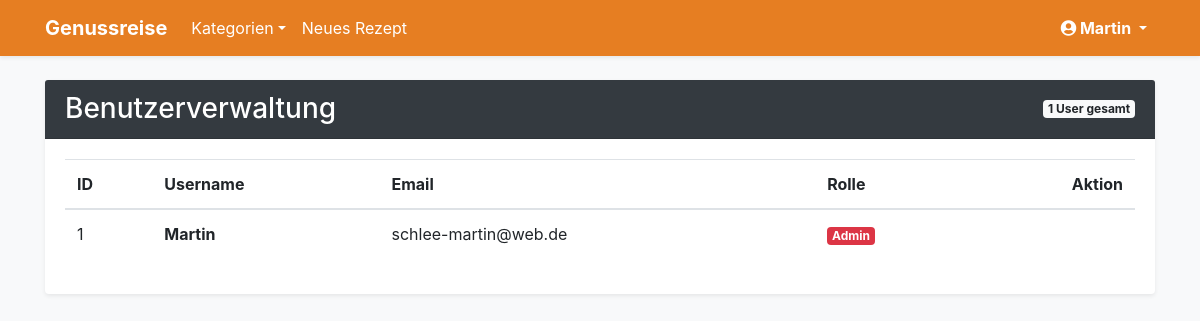
Before: /admin/users (signed in) with the older database file.
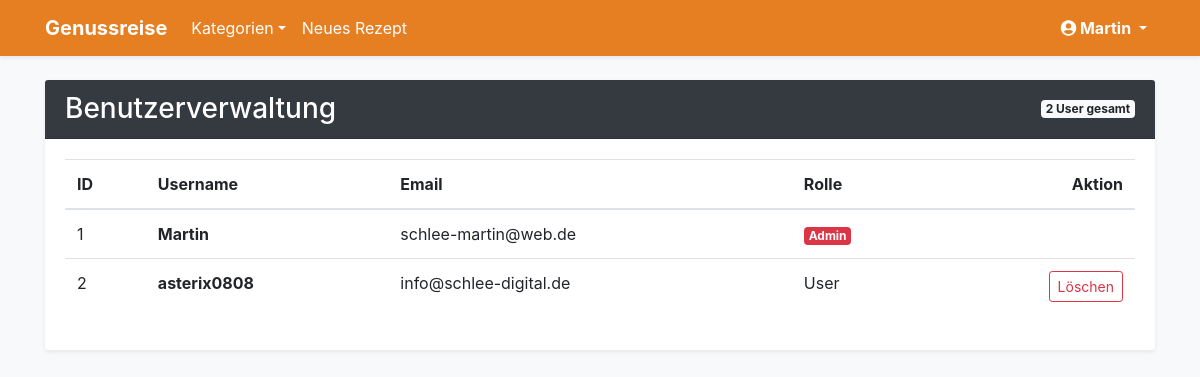
After: the same page with the newer database file.
### app.py (models this page shows)
class User(db.Model, UserMixin):
    id = db.Column(db.Integer, primary_key=True)
    username = db.Column(db.String(20), unique=True, nullable=False)
    email = db.Column(db.String(120), unique=True, nullable=False)
    password = db.Column(db.String(60), nullable=False)
    is_admin = db.Column(db.Boolean, default=False)
    recipes = db.relationship('Recipe', backref='author', lazy=True, cascade="all, delete-orphan")
    comments = db.relationship('Comment', backref='author', lazy=True, cascade="all, delete-orphan")

### app.py (the view)
@app.route("/admin/users")
@login_required
def admin_users():
    if not current_user.is_admin:
        abort(403)
    users = User.query.all()
    return render_template('admin_users.html', users=users)

### app.py (called while the page is built)
@login_manager.user_loader
def load_user(user_id):
    return db.session.get(User, int(user_id))

@app.context_processor
def inject_categories():
    return dict(all_categories=Category.query.order_by(Category.name).all())

### templates/admin_users.html
{% extends "base.html" %}
{% block content %}
<div class="card shadow-sm border-0">
    <div class="card-header bg-dark text-white d-flex justify-content-between align-items-center">
        <h3 class="mb-0">Benutzerverwaltung</h3>
        <span class="badge badge-light">{{ users|length }} User gesamt</span>
    </div>
    <div class="card-body">
        <table class="table table-hover">
            <thead>
                <tr>
                    <th>ID</th><th>Username</th><th>Email</th><th>Rolle</th><th class="text-right">Aktion</th>
                </tr>
            </thead>
            <tbody>
                {% for user in users %}
                <tr>
                    <td>{{ user.id }}</td>
                    <td><strong>{{ user.username }}</strong></td>
                    <td>{{ user.email }}</td>
                    <td>{% if user.is_admin %}<span class="badge badge-danger">Admin</span>{% else %}User{% endif %}</td>
                    <td class="text-right">
                        {% if user.id != current_user.id %}
                        <form action="{{ url_for('admin_delete_user', user_id=user.id) }}" method="POST" onsubmit="return confirm('Soll {{ user.username }} gelöscht werden?');">
                            <button class="btn btn-sm btn-outline-danger">Löschen</button>
                        </form>
                        {% endif %}
                    </td>
                </tr>
                {% endfor %}
            </tbody>
        </table>
    </div>
</div>
{% endblock %}

### templates/base.html (shortened to what this page needs)
<!DOCTYPE html>
<html lang="de">
<head>
    <link rel="stylesheet" href="https://stackpath.bootstrapcdn.com/bootstrap/4.5.2/css/bootstrap.min.css">
    <link rel="stylesheet" href="https://cdnjs.cloudflare.com/ajax/libs/font-awesome/5.15.4/css/all.min.css">
</head>
<body class="bg-light">
    <nav class="navbar navbar-expand-lg navbar-dark navbar-custom shadow-sm">
        <div class="container">
            <a class="navbar-brand font-weight-bold" href="{{ url_for('index') }}">Genussreise</a>
            <div class="collapse navbar-collapse">
                <ul class="navbar-nav mr-auto">
                    <li class="nav-item dropdown">
                        <a class="nav-link dropdown-toggle text-white" href="#" data-toggle="dropdown">Kategorien</a>
                    </li>
                    <li class="nav-item"><a class="nav-link text-white" href="{{ url_for('add_recipe') }}">Neues Rezept</a></li>
                </ul>
                <ul class="navbar-nav">
                    {% if current_user.is_authenticated %}
                        <li class="nav-item dropdown">
                            <a class="nav-link dropdown-toggle text-white font-weight-bold" href="#" data-toggle="dropdown">
                                <i class="fas fa-user-circle"></i> {{ current_user.username }}
                            </a>
                        </li>
                    {% else %}
                        <li class="nav-item"><a class="nav-link text-white" href="{{ url_for('login') }}">Login</a></li>
                        <li class="nav-item ml-2"><a class="btn btn-outline-light btn-sm mt-1" href="{{ url_for('register') }}">Registrieren</a></li>
                    {% endif %}
                </ul>
            </div>
        </div>
    </nav>
    <div class="container mt-4">
        {% block content %}{% endblock %}
    </div>
</body>
</html>

### templates/base.html (style rules this page uses)
.navbar-custom { background-color: #e67e22; }

Changed rows visible on the page:
added User: id "2", username "asterix0808", email "info@schlee-digital.de", is_admin "User"
Other visible differences:
{{ users|length }}: "1" → "2"
